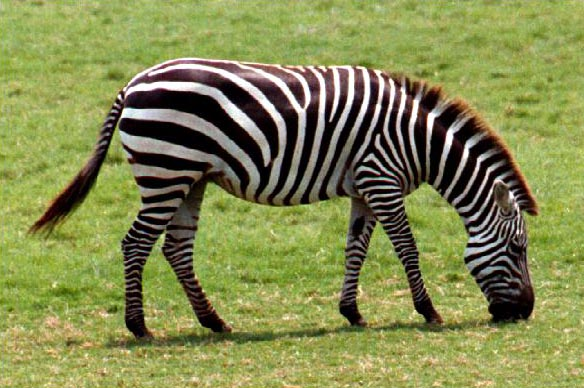
#> input picture data/sr/zebra_GT.png, 584 x 388 px
$ jupyter execute --allow-errors super-resolution.ipynb   (shell and % lines are left out)   (older library calls are emulated)
#> lines starting #> are read from the running program, lines starting #| are printed output that depends on the picture
### utils/common_utils.py
import torch
import torch.nn as nn
import torchvision
import sys

import numpy as np
from PIL import Image
import PIL
import numpy as np

import matplotlib.pyplot as plt

# [41 lines left out: functions crop_image, get_params, not called in this run]

def get_image_grid(images_np, nrow=8):
    '''Creates a grid from a list of images by concatenating them.'''
    images_torch = [torch.from_numpy(x) for x in images_np]
    torch_grid = torchvision.utils.make_grid(images_torch, nrow)

    return torch_grid.numpy()

def plot_image_grid(images_np, nrow =8, factor=1, interpolation='lanczos'):
    """Draws images in a grid

    Args:
        images_np: list of images, each image is np.array of size 3xHxW of 1xHxW
        nrow: how many images will be in one row
        factor: size if the plt.figure
        interpolation: interpolation used in plt.imshow
    """
    n_channels = max(x.shape[0] for x in images_np)
    assert (n_channels == 3) or (n_channels == 1), "images should have 1 or 3 channels"

    images_np = [x if (x.shape[0] == n_channels) else np.concatenate([x, x, x], axis=0) for x in images_np]

    grid = get_image_grid(images_np, nrow)

    plt.figure(figsize=(len(images_np) + factor, 12 + factor))

    if images_np[0].shape[0] == 1:
        plt.imshow(grid[0], cmap='gray', interpolation=interpolation)
    else:
        plt.imshow(grid.transpose(1, 2, 0), interpolation=interpolation)

    plt.show()

    return grid

def load(path):
    """Load PIL image."""
    img = Image.open(path)
    return img

def get_image(path, imsize=-1):
    """Load an image and resize to a cpecific size.

    Args:
        path: path to image
        imsize: tuple or scalar with dimensions; -1 for `no resize`
    """
    img = load(path)

    if isinstance(imsize, int):
        imsize = (imsize, imsize)

    if imsize[0]!= -1 and img.size != imsize:
        if imsize[0] > img.size[0]:
            img = img.resize(imsize, Image.BICUBIC)
        else:
            img = img.resize(imsize, Image.ANTIALIAS)

    img_np = pil_to_np(img)

    return img, img_np


# [8 lines left out: function fill_noise, not called in this run]

def get_noise(input_depth, method, spatial_size, noise_type='u', var=1./10):
    """Returns a pytorch.Tensor of size (1 x `input_depth` x `spatial_size[0]` x `spatial_size[1]`)
    initialized in a specific way.
    Args:
        input_depth: number of channels in the tensor
        method: `noise` for fillting tensor with noise; `meshgrid` for np.meshgrid
        spatial_size: spatial size of the tensor to initialize
        noise_type: 'u' for uniform; 'n' for normal
        var: a factor, a noise will be multiplicated by. Basically it is standard deviation scaler.
    """
    if isinstance(spatial_size, int):
        spatial_size = (spatial_size, spatial_size)
    if method == 'noise':
        shape = [1, input_depth, spatial_size[0], spatial_size[1]]
        net_input = torch.zeros(shape)

        fill_noise(net_input, noise_type)
        net_input *= var
    elif method == 'meshgrid':
        assert input_depth == 2
        X, Y = np.meshgrid(np.arange(0, spatial_size[1])/float(spatial_size[1]-1), np.arange(0, spatial_size[0])/float(spatial_size[0]-1))
        meshgrid = np.concatenate([X[None,:], Y[None,:]])
        net_input=  np_to_torch(meshgrid)
    else:
        assert False

    return net_input

def pil_to_np(img_PIL):
    '''Converts image in PIL format to np.array.

    From W x H x C [0...255] to C x W x H [0..1]
    '''
    ar = np.array(img_PIL)

    if len(ar.shape) == 3:
        ar = ar.transpose(2,0,1)
    else:
        ar = ar[None, ...]

    return ar.astype(np.float32) / 255.

# [64 lines left out: functions np_to_pil, np_to_torch, torch_to_np, optimize, not called in this run]

### utils/sr_utils.py
from .common_utils import *

# [13 lines left out: function put_in_center, not called in this run]


def load_LR_HR_imgs_sr(fname, imsize, factor, enforse_div32=None):
    '''Loads an image, resizes it, center crops and downscales.

    Args:
        fname: path to the image
        imsize: new size for the image, -1 for no resizing
        factor: downscaling factor
        enforse_div32: if 'CROP' center crops an image, so that its dimensions are divisible by 32.
    '''
#> called with fname = 'data/sr/zebra_GT.png', imsize = -1, factor = 4, enforse_div32 = 'CROP'
    img_orig_pil, img_orig_np = get_image(fname, -1)
#> in load, img is the input picture: PIL image 584x388 RGB; mean R, G, B 132.1, 138, 80.3

    if imsize != -1:
        img_orig_pil, img_orig_np = get_image(fname, imsize)

    # For comparison with GT
    if enforse_div32 == 'CROP':
        new_size = (img_orig_pil.size[0] - img_orig_pil.size[0] % 32,
                    img_orig_pil.size[1] - img_orig_pil.size[1] % 32)
#> new_size = (576, 384)

        bbox = [
                (img_orig_pil.size[0] - new_size[0])/2,
                (img_orig_pil.size[1] - new_size[1])/2,
                (img_orig_pil.size[0] + new_size[0])/2,
                (img_orig_pil.size[1] + new_size[1])/2,
        ]
#> bbox = [4, 2, 580, 386]

        img_HR_pil = img_orig_pil.crop(bbox)
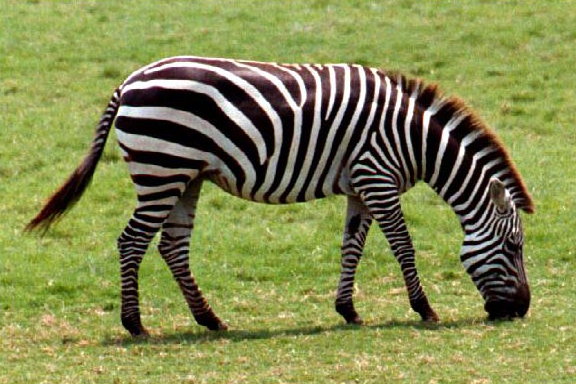
#> img_HR_pil: PIL image 576x384 RGB; mean R, G, B 131.4, 137.2, 80
        img_HR_np = pil_to_np(img_HR_pil)
    else:
        img_HR_pil, img_HR_np = img_orig_pil, img_orig_np

    LR_size = [
               img_HR_pil.size[0] // factor,
               img_HR_pil.size[1] // factor
    ]
#> LR_size = [144, 96]

    img_LR_pil = img_HR_pil.resize(LR_size, Image.ANTIALIAS)
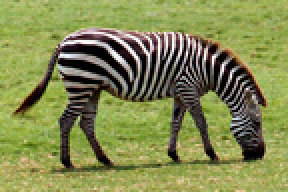
#> img_LR_pil: PIL image 144x96 RGB (shown 2 times larger); mean R, G, B 131.5, 137.5, 80.3
    img_LR_np = pil_to_np(img_LR_pil)

    print('HR and LR resolutions: %s, %s' % (str(img_HR_pil.size), str (img_LR_pil.size)))
#| HR and LR resolutions: (576, 384), (144, 96)

    return {
                'orig_pil': img_orig_pil,
                'orig_np':  img_orig_np,
                'LR_pil':  img_LR_pil,
                'LR_np': img_LR_np,
                'HR_pil':  img_HR_pil,
                'HR_np': img_HR_np
           }


def get_baselines(img_LR_pil, img_HR_pil):
    '''Gets `bicubic`, sharpened bicubic and `nearest` baselines.'''
    img_bicubic_pil = img_LR_pil.resize(img_HR_pil.size, Image.BICUBIC)
    img_bicubic_np = pil_to_np(img_bicubic_pil)

    img_nearest_pil = img_LR_pil.resize(img_HR_pil.size, Image.NEAREST)
    img_nearest_np = pil_to_np(img_nearest_pil)

    img_bic_sharp_pil = img_bicubic_pil.filter(PIL.ImageFilter.UnsharpMask())
    img_bic_sharp_np = pil_to_np(img_bic_sharp_pil)

    return img_bicubic_np, img_bic_sharp_np, img_nearest_np


# [11 lines left out: function tv_loss, not called in this run]

### super-resolution.ipynb
Code for **super-resolution** (figures $1$ and $5$ from main paper).. Change `factor` to $8$ to reproduce images from fig. $9$ from supmat.

You can play with parameters and see how they affect the result.

# Import libs

[cell 1]
# !wget clone https://github.com/DmitryUlyanov/deep-image-prior
from google.colab import drive
drive.mount('/content/gdrive', force_remount=True)

[cell 2]
import os
os.chdir("/content/gdrive/My Drive/Colab Notebooks/deep-image-prior-master")

[cell 3]
import sys
print (sys.path)

[cell 4]
from __future__ import print_function
import matplotlib.pyplot as plt

import argparse
import os
os.environ['CUDA_VISIBLE_DEVICES'] = '0'

import numpy as np
#from models import *

import torch
import torch.optim

from skimage.measure import compare_psnr
from downsampler import Downsampler

from utils.sr_utils import *

torch.backends.cudnn.enabled = True
torch.backends.cudnn.benchmark =True
dtype = torch.cuda.FloatTensor

imsize = -1
factor = 4 # 8
enforse_div32 = 'CROP' # we usually need the dimensions to be divisible by a power of two (32 in this case)
PLOT = True

# To produce images from the paper we took *_GT.png images from LapSRN viewer for corresponding factor,
# e.g. x4/zebra_GT.png for factor=4, and x8/zebra_GT.png for factor=8
path_to_image = 'data/sr/zebra_GT.png'

# Load image and baselines

[cell 5]
# Starts here
imgs = load_LR_HR_imgs_sr(path_to_image , imsize, factor, enforse_div32)
#> imgs = 6 items

imgs['bicubic_np'], imgs['sharp_np'], imgs['nearest_np'] = get_baselines(imgs['LR_pil'], imgs['HR_pil'])
#> in get_baselines, `img_bicubic_pil = img_LR_pil.resize(img_HR_pil.size, Image.BICUBIC)`:
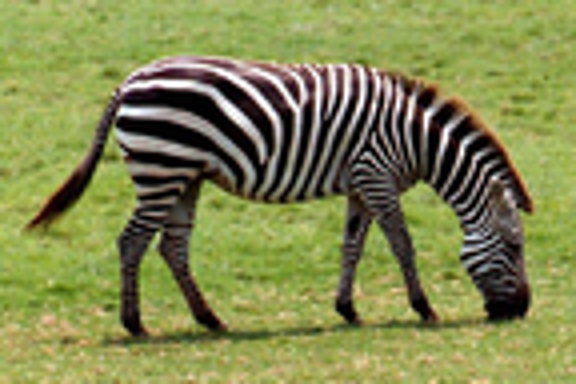
#> img_bicubic_pil: PIL image 576x384 RGB; mean R, G, B 131.6, 137.6, 80.3
#> in get_baselines, `img_nearest_pil = img_LR_pil.resize(img_HR_pil.size, Image.NEAREST)`:
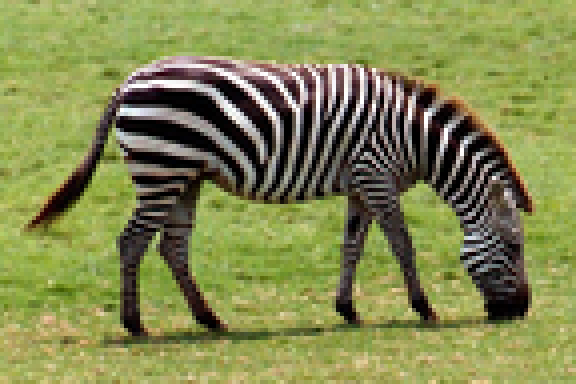
#> img_nearest_pil: PIL image 576x384 RGB; mean R, G, B 131.5, 137.5, 80.3
#> in get_baselines, `img_bic_sharp_pil = img_bicubic_pil.filter(PIL.ImageFilter.UnsharpMask..`:
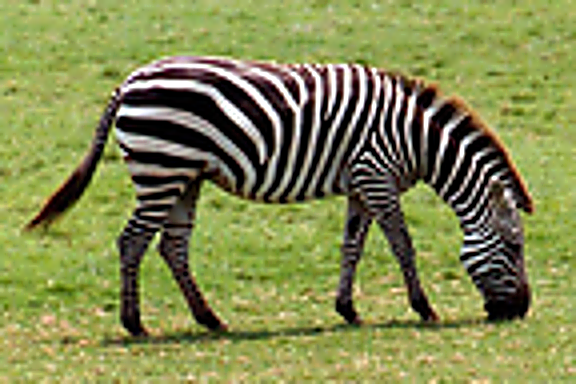
#> img_bic_sharp_pil: PIL image 576x384 RGB; mean R, G, B 132.2, 138.3, 81

if PLOT:
    plot_image_grid([imgs['HR_np'], imgs['bicubic_np'], imgs['sharp_np'], imgs['nearest_np']], 4,12);
#> in plot_image_grid, `n_channels = max(x.shape[0] for x in images_np)`: n_channels = 3
#> in plot_image_grid, `images_np = [x if (x.shape[0] == n_channels) else np.concatenate([x, x..`: images_np = 4 items
#> (the call stopped at in get_image_grid, `images_torch = [torch.from_numpy(x) for x in images_np]`: torch is not available in this run)
    print ('PSNR bicubic: %.4f   PSNR nearest: %.4f' %  (
                                        compare_psnr(imgs['HR_np'], imgs['bicubic_np']),
                                        compare_psnr(imgs['HR_np'], imgs['nearest_np'])))
#| PSNR bicubic: 23.1048   PSNR nearest: 20.8212

# Set up parameters and net

[cell 6]
input_depth = 32

INPUT =     'noise'
pad   =     'reflection'
OPT_OVER =  'net'
KERNEL_TYPE='lanczos2'

LR = 0.01
tv_weight = 0.0

OPTIMIZER = 'adam'

if factor == 4:
    num_iter = 2000
    reg_noise_std = 0.03
elif factor == 8:
    num_iter = 4000
    reg_noise_std = 0.05
else:
    assert False, 'We did not experiment with other factors'

#> (a cell that did not finish here is left out)

[cell 8]
from skip import skip
from texture_nets import get_texture_nets
from resnet import ResNet
from unet import UNet

import torch.nn as nn

# [25 lines left out: function get_net, not called in this run]

#> (a cell that did not finish here is left out)
